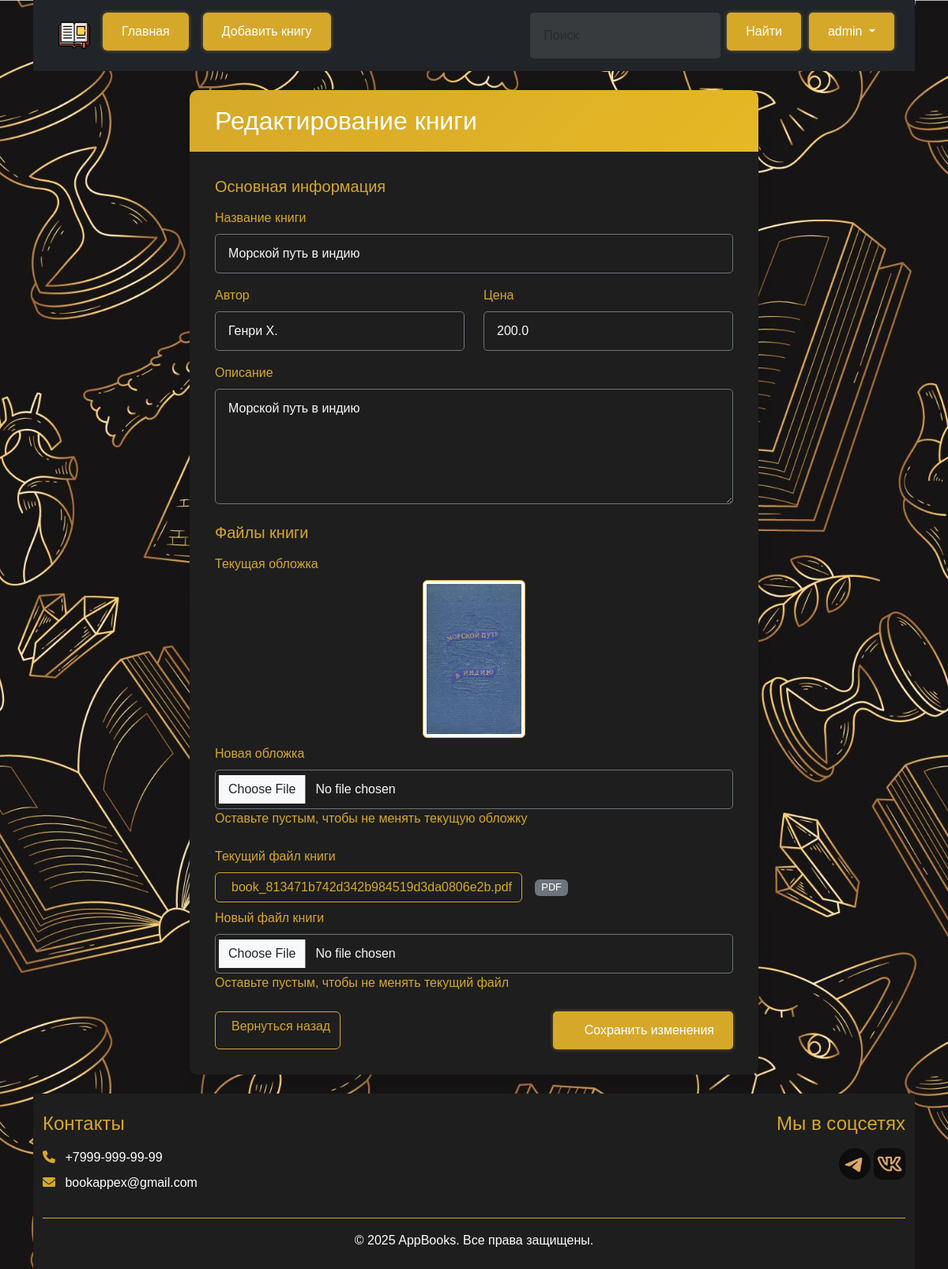
Screenshot of /book/3/edit (signed in) with the database file from the repository.
### models.py (models this page shows)
class Books(db.Model):
    id = db.Column(db.Integer, primary_key = True)
    Title = db.Column(db.String(100), nullable = False)
    Cover = db.Column(db.String(100), nullable = False)
    Author = db.Column(db.String(100), nullable = False)
    About = db.Column(db.Text, nullable = False)
    File_path = db.Column(db.String(100), nullable = False)
    Cost = db.Column(db.Float, nullable = False)
    @property
    def cover_url(self):
        clean_path = self.Cover.replace('\\', '/')
        return url_for('static', filename=f'uploads/{clean_path}')
    @property
    def book_file_url(self):
        clean_path = self.File_path.replace('\\', '/')
        return url_for('static', filename=f'uploads/{clean_path}')

### BooksApp.py (the view, shortened to what this page needs)
@app.route("/book/<int:id>/edit", methods=['POST', 'GET'])
@admin_required
def BookUpdate(id):
    book = Books.query.get_or_404(id)
    return render_template('Book_edit.html',
                         book=book,
                         username=session.get('username'),
                         admin = adm())

### BooksApp.py (called while the page is built)
def login_required(f):
    @wraps(f)
    def decorated(*args, **kwargs):
        if 'username' not in session:
            flash('Требуется авторизация', 'error')
            return redirect(url_for('Log_in'))
        return f(*args, **kwargs)
    return decorated

def admin_required(f):
    @wraps(f)
    @login_required
    def decorated(*args, **kwargs):
        user = Authorization.query.filter_by(Name=session['username']).first()
        if user.Rank != 'Admin':
            abort(403)  # Forbidden
        return f(*args, **kwargs)
    return decorated

def adm():
    username=session.get('username')
    if 'username' not in session:
        return False
    user = Authorization.query.filter_by(Name=username).first()
    if user.Rank == 'Admin':
       return True
    return False

### templates/Book_edit.html (shortened to what this page needs)
{% extends 'base.html' %}
{% block body %}
<div class="container mt-4">
    <div class="row justify-content-center">
        <div class="col-lg-8">
            <div class="card shadow border-0">
                <div class="card-header bg-primary text-white">
                    <h2 class="mb-0">Редактирование книги</h2>
                </div>
                <div class="card-body bg-dark text-light">
                <div class="card-body bg-dark text-light">
                    <form method="post" enctype="multipart/form-data">
                        <div class="mb-4">
                            <h5 class="text-gold mb-3">Основная информация</h5>
                            <div class="mb-3">
                                <label for="title" class="form-label">Название книги</label>
                                <input type="text" class="form-control bg-dark text-light border-secondary"
                                       id="title" name="title" value="{{ book.Title }}" required>
                            </div>
                            <div class="row">
                                <div class="col-md-6 mb-3">
                                    <label for="author" class="form-label">Автор</label>
                                    <input type="text" class="form-control bg-dark text-light border-secondary"
                                           id="author" name="author" value="{{ book.Author }}" required>
                                </div>
                                <div class="col-md-6 mb-3">
                                    <label for="cost" class="form-label">Цена</label>
                                    <input type="number" step="0.01" min="0"
                                           class="form-control bg-dark text-light border-secondary"
                                           id="cost" name="cost" value="{{ book.Cost }}" required>
                                </div>
                            </div>
                            <div class="mb-3">
                                <label for="about" class="form-label">Описание</label>
                                <textarea class="form-control bg-dark text-light border-secondary"
                                          id="about" name="about" rows="5" required>{{ book.About }}</textarea>
                            </div>
                        </div>
                        <div class="mb-4">
                            <h5 class="text-gold mb-3">Файлы книги</h5>
                            <div class="mb-4">
                                <label class="form-label d-block">Текущая обложка</label>
                                <div class="text-center mb-2">
                                    <img src="{{ book.cover_url }}" class="img-thumbnail border-gold" style="max-height: 200px;">
                                </div>
                                <label for="cover" class="form-label">Новая обложка</label>
                                <input type="file" class="form-control bg-dark text-light border-secondary"
                                       id="cover" name="cover" accept="image/*">
                                <div class="text-gold">Оставьте пустым, чтобы не менять текущую обложку</div>
                            </div>
                            <div class="mb-3">
                                <label class="form-label d-block">Текущий файл книги</label>
                                <div class="d-flex align-items-center mb-2">
                                    <a href="{{ book.book_file_url }}" class="btn btn-outline-gold me-3">
                                        {{ book.File_path.split('/')[-1] }}
                                    </a>
                                    <span class="badge bg-secondary">{{ book.File_path.split('.')[-1]|upper }}</span>
                                </div>
                                <label for="book_file" class="form-label">Новый файл книги</label>
                                <input type="file" class="form-control bg-dark text-light border-secondary"
                                       id="book_file" name="book_file">
                                <div class="text-gold">Оставьте пустым, чтобы не менять текущий файл</div>
                            </div>
                        </div>
                        <div class="d-flex justify-content-between mt-4">
                            <a href="{{ url_for('book_detail', id=book.id) }}" class="btn btn-outline-gold">
                                Вернуться назад
                            </a>
                            <button type="submit" class="btn btn-gold">
                                Сохранить изменения
                            </button>
                        </div>
                    </form>
                </div>
            </div>
        </div>
    </div>
</div>
{% endblock %}

### static/css/main.css (style rules this page uses)
:root { --primary-color: #d6a82a; --primary-hover: #e6b824; --text-color: white; --shadow: 0 0 5px rgba(195, 167, 77, 0.5); --shadow-hover: 0 0 15px rgba(195, 167, 77, 0.8); --success-color: #0f9b22; --success-hover: #2ad641; --error-color: #ffca2c; --error-bg: rgba(255, 202, 44, 0.1); --dark-bg: #1e1e1e; --darker-bg: #161415; --gold-gradient: linear-gradient(135deg, var(--primary-color) 0%, var(--primary-hover) 100%); }
body { margin: 0; padding: 0; min-height: 100vh; font-family: 'Arial', sans-serif; display: flex; flex-direction: column; background: url(/static/image/background.jpg) center/cover no-repeat fixed, rgb(255, 255, 255); }
.card { border: none; border-radius: 10px; overflow: hidden; background-color: var(--dark-bg); color: var(--text-color); transition: all 0.3s ease; margin-bottom: 1.5rem; }
.card-header { background: linear-gradient(135deg, var(--primary-color) 0%, var(--primary-hover) 100%); border-bottom: none; padding: 1.25rem 1.5rem; }
.text-gold { color: var(--primary-color); }
.border-gold { border-color: var(--primary-color) !important; }
.bg-dark { background-color: var(--dark-bg) !important; }
.button-custom, .link-custom, .btn-gold, .btn-primary { display: inline-flex; align-items: center; justify-content: center; gap: 0.5rem; padding: 0.75rem 1.5rem; border-radius: 5px; font-size: 1rem; font-weight: 500; cursor: pointer; transition: all 0.3s ease; text-decoration: none; border: none; background-color: var(--primary-color); color: var(--text-color); box-shadow: var(--shadow); }
.btn-outline-gold { background-color: transparent; border: 1px solid var(--primary-color); color: var(--primary-color); }
.form-label { display: block; font-weight: 500; margin-bottom: 0.5rem; color: var(--primary-color); }
.form-control { width: 100%; padding: 0.75rem 1rem; border-radius: 5px; transition: all 0.3s ease; background-color: rgba(255, 255, 255, 0.1); border: 1px solid rgba(255, 255, 255, 0.2); color: var(--text-color); }
.badge { font-size: 0.8rem; font-weight: 500; }

### templates/base.html (style rules this page uses)
:root { --primary-color: #d6a82a; --primary-hover: #e6b824; --text-color: white; --shadow: 0 0 5px rgba(195, 167, 77, 0.5); --shadow-hover: 0 0 15px rgba(195, 167, 77, 0.8); }
html, body { height: 100%; margin: 0; }
body { display: flex; flex-direction: column; min-height: 100vh; font-family: 'Arial', sans-serif; }
body { font-family: 'Arial', sans-serif; }

### rows the page displays
Books: title "Морской путь в индию", author "Генри Х.", cost "200.0", about "Морской путь в индию", cover_url (picture), File_path "book_813471b742d342b984519d3da0806e2b.pdf", File_path "PDF"

### other values shown
{{ username }} "admin"
